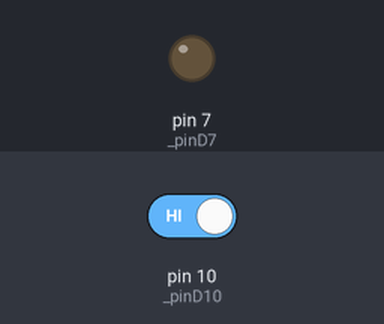
Bench run of a sketch on a simulated Arduino Uno, built with avr-gcc and run on an emulated ATmega328P. Shown: output pins drawn as LEDs (lit = HIGH). The test bench sets the inputs (shaded band); at power-on: pin 10 (_pinD10) HIGH.

Above: at 1.2 s.
1.3 s: pin 10 (_pinD10) driven LOW
At 3.1 s:
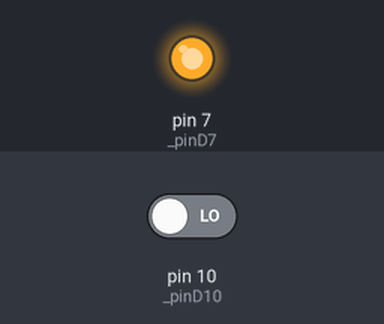
4.3 s: pin 10 (_pinD10) driven HIGH
At 5.2 s:
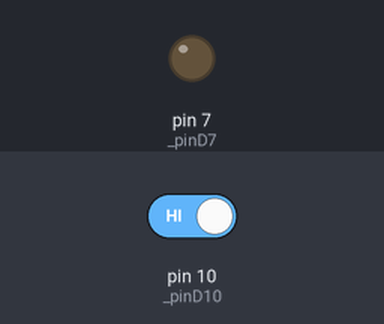
Timing chart, 0 to 7.3 s (numbered marks = the images above; inputs shaded):
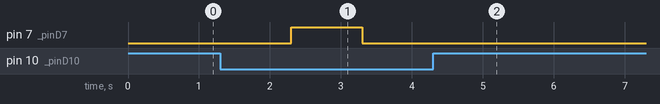

The sketch:

Chapter8_S1.ino
```cpp
//**********************************************************/
// Step-1: CONFIGURE VARIABLES
//**********************************************************/
int _pinD10 = 10;                  // pin 10 to receive input
                                   // from sensor
int _pinD7 = 7;                    // pin 7 to send signal to
                                   // relay
int _soundLevel = HIGH;            // variable for storing
                                   // output of sensor
boolean _bRelayState = false;      // start by assuming OFF
                                   // state
unsigned long _lastSoundEventTime; // variable to store the
                                   // time
                                   // of the last sound event
int _gapBetween2Sounds = 1000;     // gap between 2 sound
                                   // events

//**********************************************************/
// Step-2: INITIALIZE I/O PARAMETERS
//**********************************************************/
void setup ()
{
  // configure the pins to be used for I/O
  pinMode (_pinD10, INPUT) ; // input from the sound sensor
  pinMode(_pinD7, OUTPUT);   // output to relay
}

//**********************************************************/
// Step-3: MAIN PROGRAM
//**********************************************************/
void loop ()
{
  _soundLevel = digitalRead (_pinD10) ; // read sound level
  if (_soundLevel == LOW)               // if a sound occurs
  {
    if (_bRelayState == false)          // if relay is in
                                        // OPEN state
    {
      //if event is after at least 1 second of the previous
      // event
      if( (millis()-_lastSoundEventTime)> _gapBetween2Sounds)
      {
        _lastSoundEventTime = millis(); // record event time
        _bRelayState = true;
        //Switch ON the Relay
        digitalWrite(_pinD7, 0);
      }
    }
    if (_bRelayState == true)        //if relay is already ON
    {
      //if event is after at least 1 second of the previous
      // event
      if( (millis()-_lastSoundEventTime)> _gapBetween2Sounds)
      {
        _lastSoundEventTime = millis(); // record event time
        _bRelayState = false;
        //Switch OFF the Relay
        digitalWrite(_pinD7, 1);
      }
    }
  }
}
```

Measured:
- after the input at 1.3 s, pin 7 (_pinD7): LOW → HIGH after 1.0 s, → LOW 1.0 s later
- after the input at 4.3 s, pin 7 (_pinD7): stops changing and stays LOW
